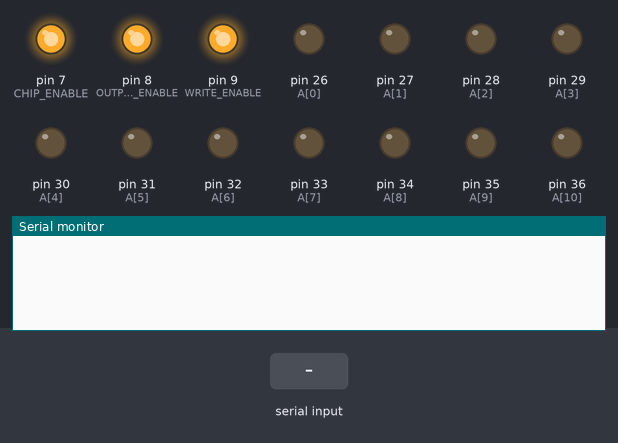
Bench run of a program on a simulated Arduino Mega 2560, built with avr-gcc and run on an emulated ATmega2560. Shown: output pins drawn as LEDs (lit = HIGH), the last lines printed to the serial monitor. Inputs (shaded band) come from the test bench.

Above: at 1.2 s.
1.3 s: "RD\n" received over Serial
At 1.9 s:
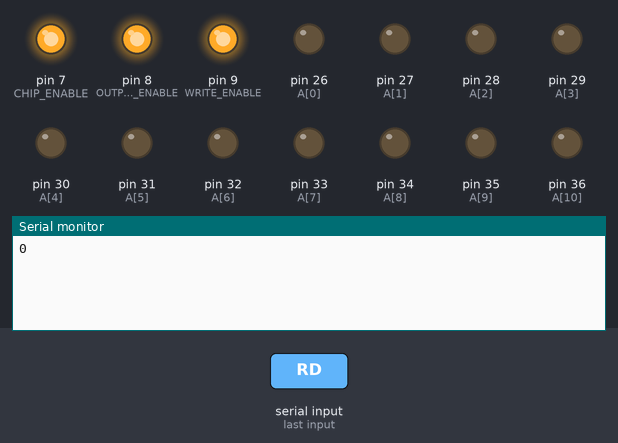
2.8 s: "WR\n" received over Serial
At 3.2 s:
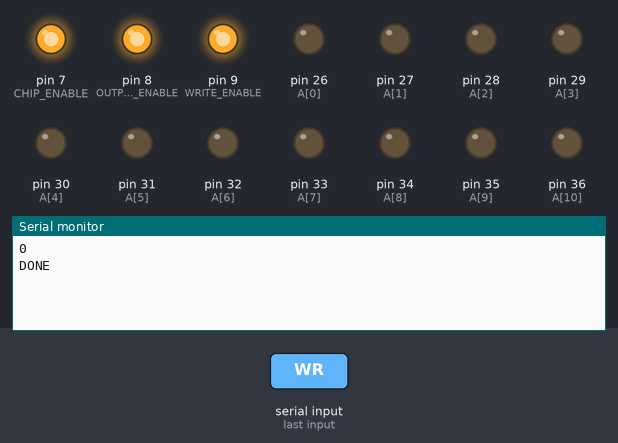

The program:

main.cpp
```cpp
/*
 Serial interface supports two commands: read and write

 Read: Reads a single byte at the 16-bit address.
    Format: RDXXXX where XXXX is a hex number,
      e.g. RD00FF reads the byte at address 0xFF

    Output: Write the byte in hex format to the serial port

 Write: Writes a byte to the given 16-bit address.
    Format: WRXXXXYY where XXXX is a hex number and YY is a hex byte,
    e.g. WRABCD10 writes 0x10 to 0xABCD

    Output: Write 'DONE' to the serial port if the write was successful

 All commands must be terminated with a newline ('\n')

 Write command requires address and data values be padded with leading 0s to their full length.
 Read command does not require leading 0s
*/

#include <Arduino.h>
#define DELAY_TIME    2   // I don't know why this delay is required, but without it, writes are missed frequently

// Control pins
#define CHIP_ENABLE   7
#define OUTPUT_ENABLE 8
#define WRITE_ENABLE  9

// I/O pins
const int I[] = {46, 47, 48, 49, 50, 51, 52, 53};

// Address pins
const int A[] = {26, 27, 28, 29, 30, 31, 32, 33, 34, 35, 36, 37, 38, 39, 40};

// Input buffers
char readAddr[5];
char readData[3];

// Set data bus to INPUT or OUTPUT
void setDataBusMode(int mode)
{
	if (mode == INPUT || mode == OUTPUT)
	{
		for (int i = 0; i < 8; i++)
		{
			pinMode(I[i], mode);
		}
	}
}

// Write an address to the address bus
void setAddress(int addr)
{
	for (int i = 0; i < (sizeof(A) / sizeof(int) ); i++)
	{
		int a = (addr & (1 << i)) > 0;
		digitalWrite(A[i], a);
	}
}

void writeByte(uint16_t addr, byte val)
{
	digitalWrite(OUTPUT_ENABLE, HIGH);
	setDataBusMode(OUTPUT);
	setAddress(addr);

	// Send data value to data bus
	for (int i = 0; i < 8; i++)
	{
		int a = (val & (1 << i)) > 0;
		digitalWrite(I[i], a);
	}

	// Commit data write
	digitalWrite(CHIP_ENABLE, LOW);
	delay(DELAY_TIME);
	digitalWrite(WRITE_ENABLE, LOW);
	delay(DELAY_TIME);
	digitalWrite(WRITE_ENABLE, HIGH);
	delay(DELAY_TIME);
	digitalWrite(CHIP_ENABLE, HIGH);
	delay(DELAY_TIME);
}

byte readByte(uint16_t addr)
{
	byte data = 0;

	setDataBusMode(INPUT);

	// Write the addr
	for (int i = 0; i < (sizeof(A) / sizeof(int) ); i++)
	{
		int a = (addr & (1 << i)) > 0;
		digitalWrite(A[i], a);
	}

	digitalWrite(CHIP_ENABLE, LOW);
	digitalWrite(OUTPUT_ENABLE, LOW);
	delay(DELAY_TIME);

	// Read data bus
	for (int i = 0; i < 8; i++)
	{
		int d = digitalRead(I[i]);
		data += (d << i);
	}

	digitalWrite(OUTPUT_ENABLE, HIGH);
	digitalWrite(CHIP_ENABLE, HIGH);
	delay(DELAY_TIME);

	return data;
}

void setup()
{
	// Define control pins and turn them all off
	pinMode(OUTPUT_ENABLE, OUTPUT);
	pinMode(WRITE_ENABLE, OUTPUT);
	pinMode(CHIP_ENABLE, OUTPUT);
	digitalWrite(OUTPUT_ENABLE, HIGH);
	digitalWrite(WRITE_ENABLE, HIGH);
	digitalWrite(CHIP_ENABLE, HIGH);

	// Set address bus to outputs
	for (int i = 0; i < (sizeof(A) / sizeof(int) ); i++)
	{
		pinMode(A[i], OUTPUT);
	}

	Serial.begin(115200);
}

void loop()
{
	while (Serial.available() > 0)
	{
    String input = Serial.readStringUntil('\n');
    String command = input.substring(0, 2);

    input.substring(2, 6).toCharArray(readAddr, 5);

    uint16_t addr = (uint16_t)strtol(readAddr, NULL, 16);

    if (command.equals("RD"))
    {
      Serial.println(readByte(addr), HEX);
    }

    else if (command.equals("WR")){
      input.substring(6, 8).toCharArray(readData, 3);
      byte data = (byte)strtol(readData, NULL, 16);
      writeByte(addr, data);
      Serial.println("DONE");
    }
    else
    {
      Serial.println("Bad input: " + input);
    }
	}
}
```

Measured:
- after the input at 1.3 s, the serial monitor: prints a new line at once (image 1)
- after the input at 2.8 s, the serial monitor: prints a new line at once (image 2)
